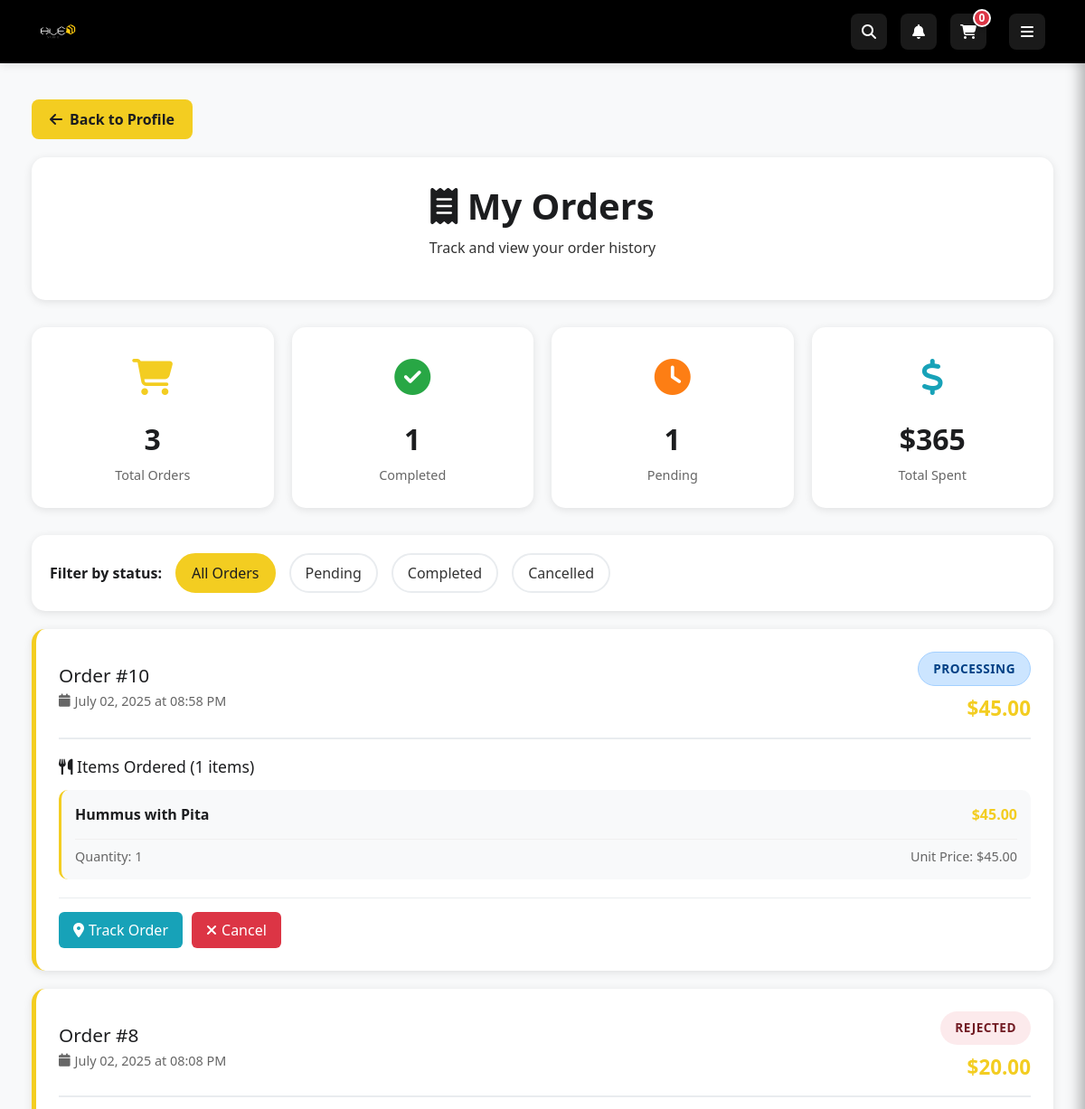
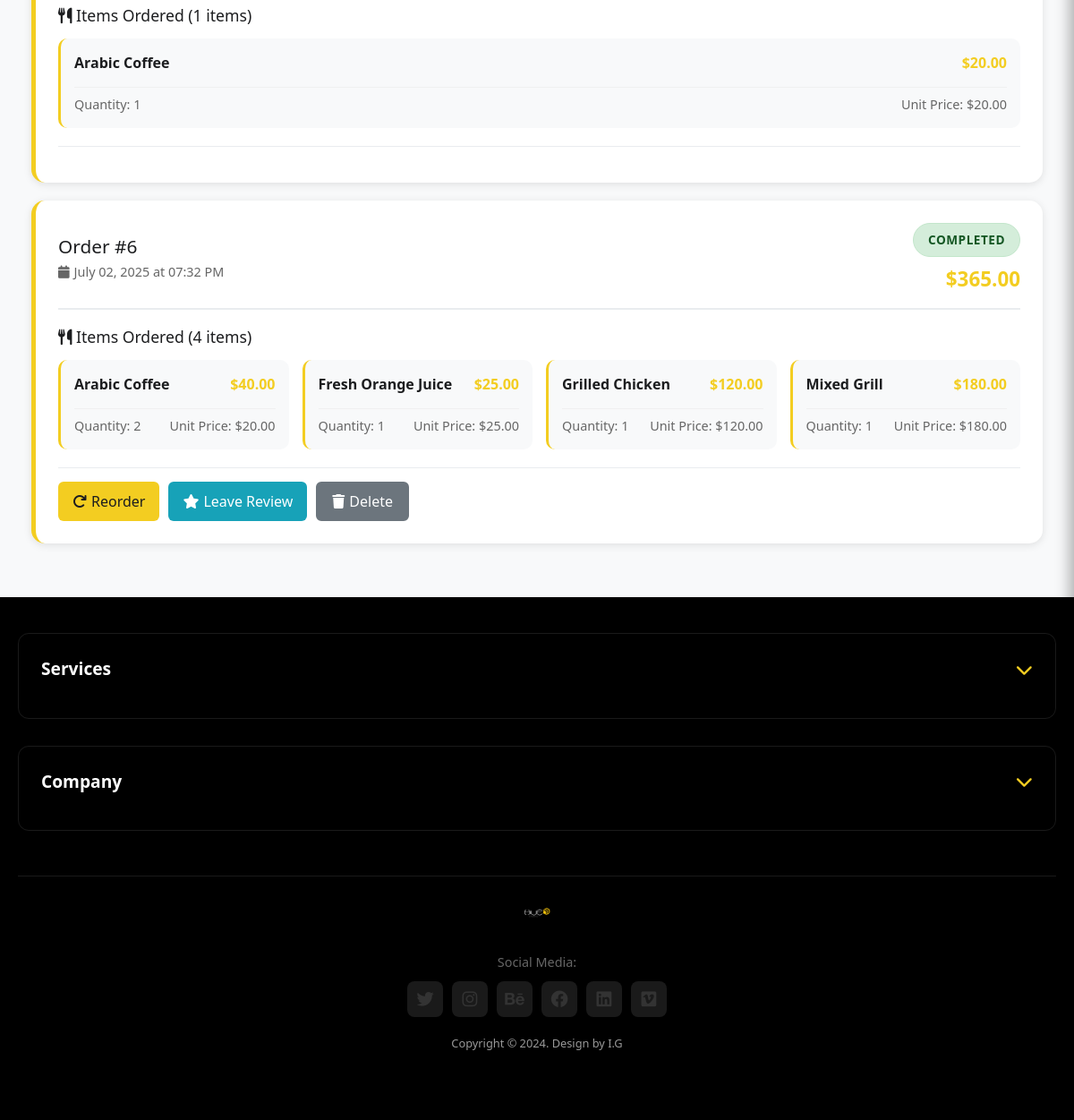
/customer/orders (signed in), run on the app's committed database (2 pictures, top to bottom).
### app/models.py (models this page shows, shortened)
class Order(db.Model):
    __tablename__ = 'orders'
    order_id = db.Column(db.Integer, primary_key=True)
    user_id = db.Column(db.Integer, db.ForeignKey('users.user_id'), nullable=False)
    table_id = db.Column(db.Integer, db.ForeignKey('tables.table_id'), nullable=True)
    order_time = db.Column(db.DateTime, default=datetime.utcnow)
    status = db.Column(db.Enum('new', 'processing', 'completed', 'rejected', 'cancelled', name='order_status'),
                      nullable=False, default='new')
    total_amount = db.Column(Numeric(10, 2), nullable=False, default=0.00)
    notes = db.Column(db.Text, nullable=True)
    estimated_time = db.Column(db.Integer, nullable=True)  # minutes
    completed_at = db.Column(db.DateTime, nullable=True)
    order_items = db.relationship('OrderItem', backref='order', lazy='dynamic', cascade='all, delete-orphan')
    payments = db.relationship('Payment', backref='order', lazy='dynamic')
    point_transactions = db.relationship('PointTransaction', backref='order', lazy='dynamic')
    reward_redemptions = db.relationship('RewardRedemption', backref='order', lazy='dynamic')

class OrderItem(db.Model):
    __tablename__ = 'order_items'
    order_item_id = db.Column(db.Integer, primary_key=True)
    order_id = db.Column(db.Integer, db.ForeignKey('orders.order_id'), nullable=False)
    item_id = db.Column(db.Integer, db.ForeignKey('menu_items.item_id'), nullable=False)
    quantity = db.Column(db.Integer, nullable=False, default=1)
    note = db.Column(db.String(255), nullable=True)  # customizations like "No Onions"
    unit_price = db.Column(Numeric(10, 2), nullable=False)

class MenuItem(db.Model):
    __tablename__ = 'menu_items'
    item_id = db.Column(db.Integer, primary_key=True)
    name = db.Column(db.String(100), nullable=False)
    description = db.Column(db.Text, nullable=True)
    price = db.Column(Numeric(10, 2), nullable=False)  # EGP
    category_id = db.Column(db.Integer, db.ForeignKey('categories.category_id'), nullable=False)
    image_url = db.Column(db.String(255), nullable=True)
    stock = db.Column(db.Integer, nullable=False, default=0)
    status = db.Column(db.Enum('available', 'out_of_stock', 'discontinued', name='item_status'),
                      nullable=False, default='available')
    ingredients = db.Column(db.Text, nullable=True)
    calories = db.Column(db.Integer, nullable=True)
    preparation_time = db.Column(db.Integer, nullable=True)  # in minutes
    allergens = db.Column(db.String(255), nullable=True)
    serving_size = db.Column(db.String(50), nullable=True)
    dietary_info = db.Column(db.String(255), nullable=True)  # vegetarian, vegan, gluten-free, etc.
    created_at = db.Column(db.DateTime, default=datetime.utcnow)
    updated_at = db.Column(db.DateTime, default=datetime.utcnow, onupdate=datetime.utcnow)
    order_items = db.relationship('OrderItem', backref='menu_item', lazy='dynamic', foreign_keys='OrderItem.item_id')
    images = db.relationship('MenuItemImage', backref='menu_item', lazy='dynamic')
    feedback = db.relationship('Feedback', backref='menu_item', lazy='dynamic')
    reward_items = db.relationship('RewardItem', backref='menu_item', lazy='dynamic')

### app/modules/customer/routes.py (the view)
@bp.route('/orders')
@login_required
def my_orders():
    if not current_user.is_customer():
        flash('Access denied. Customer account required.', 'error')
        return redirect(url_for('main.index'))
    try:
        orders = Order.query.filter_by(user_id=current_user.user_id).order_by(Order.order_time.desc()).all()
        print(f"DEBUG: Loading orders for user {current_user.user_id} ({current_user.email})")
        print(f"DEBUG: Found {len(orders)} orders")
        for order in orders:
            try:
                order_items = order.order_items.all()
                order._order_items = order_items
                print(f"DEBUG: Order {order.order_id} has {len(order_items)} items")
                payments = order.payments.all()
                order._payments = payments
                print(f"DEBUG: Order {order.order_id} has {len(payments)} payments")
            except Exception as item_error:
                print(f"DEBUG: Error loading items/payments for order {order.order_id}: {item_error}")
                order._order_items = []
                order._payments = []
        if not orders:
            flash('No orders found. Place your first order from our menu!', 'info')
        return render_template('customer_orders.html', orders=orders)
    except Exception as e:
        print(f"ERROR loading orders: {e}")
        import traceback
        traceback.print_exc()
        flash('Error loading orders. Please try again.', 'error')
        return render_template('customer_orders.html', orders=[])

### app/extensions.py (called while the page is built)
def init_extensions(app):
    db.init_app(app)
    login_manager.init_app(app)
    migrate.init_app(app, db)
    socketio.init_app(app, cors_allowed_origins="*")
    csrf.init_app(app)
    login_manager.login_view = 'auth.login'
    login_manager.login_message = 'Please log in to access this page.'
    login_manager.login_message_category = 'info'
    @login_manager.user_loader
    def load_user(user_id):
        from app.models import User
        return User.query.get(int(user_id))

### app/models.py (called while the page is built)
    def is_admin(self):
        return self.role == 'admin'

    def is_waiter(self):
        return self.role == 'waiter'

    def is_customer(self):
        return self.role == 'customer'

### app/modules/customer/templates/customer_orders.html (shortened to what this page needs)
{% extends "shared/base.html" %}
{% block content %}
<div class="orders-container">
    <a href="{{ url_for('customer.profile') }}" class="back-button">
        <i class="fas fa-arrow-left"></i> Back to Profile
    </a>
    <div class="page-header">
        <h1><i class="fas fa-receipt"></i> My Orders</h1>
        <p class="profile-subtitle">Track and view your order history</p>
    </div>
    {% if orders %}
        <div class="order-stats">
            <div class="stat-card">
                <div class="stat-icon total">
                    <i class="fas fa-shopping-cart"></i>
                </div>
                <div class="stat-number">{{ orders|length }}</div>
                <div class="stat-label">Total Orders</div>
            </div>
            <div class="stat-card">
                <div class="stat-icon completed">
                    <i class="fas fa-check-circle"></i>
                </div>
                <div class="stat-number">{{ orders|selectattr('status', 'equalto', 'delivered')|list|length + orders|selectattr('status', 'equalto', 'completed')|list|length }}</div>
                <div class="stat-label">Completed</div>
            </div>
            <div class="stat-card">
                <div class="stat-icon pending">
                    <i class="fas fa-clock"></i>
                </div>
                <div class="stat-number">{{ orders|selectattr('status', 'in', ['new', 'processing', 'preparing'])|list|length }}</div>
                <div class="stat-label">Pending</div>
            </div>
            <div class="stat-card">
                <div class="stat-icon spent">
                    <i class="fas fa-dollar-sign"></i>
                </div>
                <div class="stat-number">${{ "%.0f"|format(orders|selectattr('status', 'in', ['delivered', 'completed'])|sum(attribute='total_amount')) }}</div>
                <div class="stat-label">Total Spent</div>
            </div>
        </div>
        <div class="order-filters">
            <span style="font-weight: 600; color: var(--primary-dark);">Filter by status:</span>
            <a href="#" class="filter-button active" onclick="filterOrders('all')">All Orders</a>
            <a href="#" class="filter-button" onclick="filterOrders('pending')">Pending</a>
            <a href="#" class="filter-button" onclick="filterOrders('completed')">Completed</a>
            <a href="#" class="filter-button" onclick="filterOrders('cancelled')">Cancelled</a>
        </div>
        <div class="orders-list">
            {% for order in orders %}
            <div class="order-card" data-status="{{ order.status.lower() }}">
                <div class="order-header">
                    <div class="order-info">
                        <h3>Order #{{ order.order_id }}</h3>
                        <div class="order-meta">
                            <div class="order-date">
                                <i class="fas fa-calendar"></i>
                                {{ order.order_time.strftime('%B %d, %Y at %I:%M %p') }}
                            </div>
                        </div>
                    </div>
                    <div class="order-status-section">
                        <div class="order-status status-{{ order.status.lower().replace(' ', '-') }}">
                            {{ order.status.replace('_', ' ').title() }}
                        </div>
                        <div class="order-total">${{ "%.2f"|format(order.total_amount) }}</div>
                    </div>
                </div>
                {% set order_items = order._order_items if order._order_items is defined else order.order_items.all() %}
                {% if order_items %}
                <div class="order-items">
                    <h4><i class="fas fa-utensils"></i> Items Ordered ({{ order_items|length }} items)</h4>
                    <div class="items-grid">
                        {% for item in order_items %}
                        <div class="item-card">
                            <div class="item-header">
                                <span class="item-name">{{ item.menu_item.name }}</span>
                                <span class="item-price">${{ "%.2f"|format(item.unit_price * item.quantity) }}</span>
                            </div>
                            <div class="item-details">
                                <span>Quantity: {{ item.quantity }}</span>
                                <span>Unit Price: ${{ "%.2f"|format(item.unit_price) }}</span>
                            </div>
                        </div>
                        {% endfor %}
                    </div>
                </div>
                {% endif %}
                <div class="order-actions">
                    {% set payments = order._payments if order._payments is defined else (order.payments.all() if order.payments else []) %}
                    {% set has_payments = payments and payments|length > 0 %}
                    {% if order.status in ['new', 'processing', 'preparing'] %}
                        <a href="{{ url_for('customer.track_order', order_id=order.order_id) }}" class="action-btn btn-track">
                            <i class="fas fa-map-marker-alt"></i> Track Order
                        </a>
                        <button onclick="cancelOrder('{{ order.order_id }}')" class="action-btn btn-cancel">
                            <i class="fas fa-times"></i> Cancel
                        </button>
                    {% endif %}
                    {% if order.status in ['delivered', 'completed'] %}
                        <button onclick="reorderItems('{{ order.order_id }}')" class="action-btn btn-reorder">
                            <i class="fas fa-redo"></i> Reorder
                        </button>
                        <button onclick="leaveReview('{{ order.order_id }}')" class="action-btn btn-track">
                            <i class="fas fa-star"></i> Leave Review
                        </button>
                    {% endif %}
                    {% if order.status in ['cancelled', 'delivered', 'completed'] %}
                        <button onclick="deleteOrder('{{ order.order_id }}')" class="action-btn btn-delete">
                            <i class="fas fa-trash"></i> Delete
                        </button>
                    {% endif %}
                </div>
            </div>
            {% endfor %}
        </div>
    {% endif %}
</div>
{% endblock %}

### app/static/css/style.css (style rules this page uses)
:root { --primary-yellow: #f3cd21; --primary-dark: #1c1d1f; --gradient-primary: linear-gradient(135deg, #f3cd21 0%, #1c1d1f 100%); --gradient-secondary: linear-gradient(135deg, #1c1d1f 0%, #f3cd21 100%); --text-light: #ffffff; --text-dark: #333; --border-radius: 8px; --box-shadow: 0 4px 6px rgba(0, 0, 0, 0.1); --transition: all 0.3s ease; }
html, body { height: 100%; margin: 0; padding: 0; }
body { font-family: 'Segoe UI', Tahoma, Geneva, Verdana, sans-serif; background-color: #f8f9fa; color: var(--text-dark); display: flex; flex-direction: column; }
.status-processing { background-color: rgba(243, 205, 33, 0.1); color: var(--text-dark); }
.status-completed { background-color: rgba(40, 167, 69, 0.1); color: #155724; }
.status-rejected { background-color: rgba(220, 53, 69, 0.1); color: #721c24; }

### app/templates/shared/base.html (style rules this page uses)
:root { --primary-yellow: #f3cd21; --primary-dark: #1c1d1f; --text-dark: #333; --success-green: #28a745; --danger-red: #dc3545; --light-gray: #f8f9fa; --border-color: #e9ecef; }
.item-header { margin-bottom: 20px; border-bottom: 1px solid #f0f0f0; padding-bottom: 15px; }

### data on the page
Order: order_id "10", order_time "July 02, 2025 at 08:58 PM", status.replace "PROCESSING", total_amount "45.00", order_items "1"
OrderItem: menu_item.name "Hummus with Pita", item.unit_price*item.quantity "45.00", quantity "1", unit_price "45.00"
Order: order_id "8", order_time "July 02, 2025 at 08:08 PM", status.replace "REJECTED", total_amount "20.00", order_items "1"
OrderItem: menu_item.name "Arabic Coffee", item.unit_price*item.quantity "20.00", quantity "1", unit_price "20.00"
Order: order_id "6", order_time "July 02, 2025 at 07:32 PM", status.replace "COMPLETED", total_amount "365.00", order_items "4"
OrderItem: menu_item.name "Arabic Coffee", item.unit_price*item.quantity "40.00", quantity "2", unit_price "20.00"
OrderItem: menu_item.name "Fresh Orange Juice", item.unit_price*item.quantity "25.00", quantity "1", unit_price "25.00"
OrderItem: menu_item.name "Grilled Chicken", item.unit_price*item.quantity "120.00", quantity "1", unit_price "120.00"
OrderItem: menu_item.name "Mixed Grill", item.unit_price*item.quantity "180.00", quantity "1", unit_price "180.00"

### other printed values
{{ orders|length }} "3"
